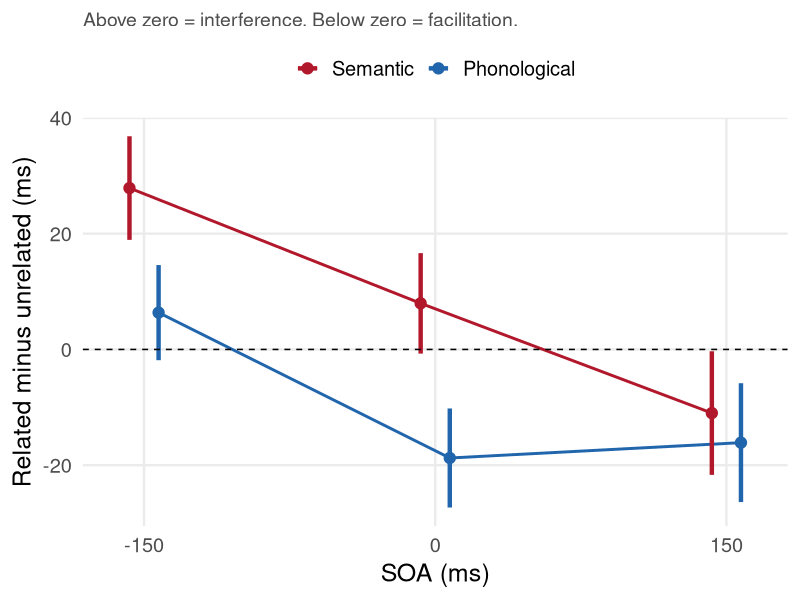

The R script that drew this image:
## ---- chunk 1
#| label: setup
#| echo: false

library(ggplot2)
library(dplyr)
library(tidyr)

set.seed(1990)

theme_set(
  theme_minimal(base_size = 18) +
    theme(
      panel.grid.minor = element_blank(),
      legend.position = "top",
      plot.subtitle = element_text(colour = "grey30", size = 14)
    )
)

cols <- c(Semantic = "#B2182B", Phonological = "#2166AC")
cols3 <- c(cols, Unrelated = "grey45")

lvls <- c("Semantic", "Unrelated", "Phonological")

# one dodge object for every layer in every plot;
# 30 ms total width across 3 groups = 10 ms between adjacent points
pd <- position_dodge(width = 30)

n_subj <- 24
baseline_rt <- 620

# true effects in ms, relative to the unrelated baseline
cell_means <- expand.grid(
  soa = c(-150, 0, 150),
  condition = c("Unrelated", "Semantic", "Phonological"),
  stringsAsFactors = FALSE
)
cell_means$effect <- c(
  0,
  0,
  0, # Unrelated
  32,
  8,
  -2, # Semantic:     interference early, gone late
  -3,
  -28,
  -22 # Phonological: nothing early, facilitation late
)

subj_int <- rnorm(n_subj, 0, 45)

dat <- merge(cell_means, data.frame(subject = 1:n_subj))
dat$rt <- baseline_rt +
  dat$effect +
  subj_int[dat$subject] +
  rnorm(nrow(dat), 0, 18)
## ---- chunk 2
#| label: diff-plot
#| echo: false

diffs <- dat |>
  select(subject, soa, condition, rt) |>
  pivot_wider(names_from = condition, values_from = rt) |>
  transmute(
    subject,
    soa,
    Semantic = Semantic - Unrelated,
    Phonological = Phonological - Unrelated,
    Unrelated = 0
  ) |>
  pivot_longer(
    c(Semantic, Phonological, Unrelated),
    names_to = "condition",
    values_to = "effect"
  )

summ <- diffs |>
  group_by(soa, condition) |>
  summarise(m = mean(effect), se = sd(effect) / sqrt(n()), .groups = "drop") |>
  mutate(
    lo = m - 1.96 * se,
    hi = m + 1.96 * se,
    condition = factor(condition, levels = lvls)
  )

summ <- summ %>% filter(condition != "Unrelated")

ggplot(summ, aes(soa, m, colour = condition, group = condition)) +
  geom_line(linewidth = 1, position = pd) +
  geom_errorbar(
    data = filter(summ, condition != "Unrelated"),
    aes(ymin = lo, ymax = hi),
    width = 0,
    linewidth = 1.5,
    position = pd
  ) +
  geom_hline(yintercept = 0, linetype = "dashed") +
  geom_point(size = 3.5, position = pd) +
  scale_x_continuous(breaks = c(-150, 0, 150)) +
  scale_colour_manual(values = cols3) +
  labs(
    x = "SOA (ms)",
    y = "Related minus unrelated (ms)",
    colour = NULL,
    subtitle = "Above zero = interference. Below zero = facilitation."
  )
